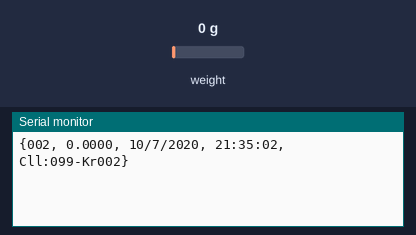
Recording of a sketch running on a simulated Arduino Uno, built with avr-gcc and run on an emulated ATmega328P. Shown: the last lines printed to the serial monitor. The inputs (shaded band) are chosen by the test bench; at power-on: weight on the scale 0 g.

Above: at 3.2 s.
3.3 s: weight on the scale set to 100 g
At 4.6 s:
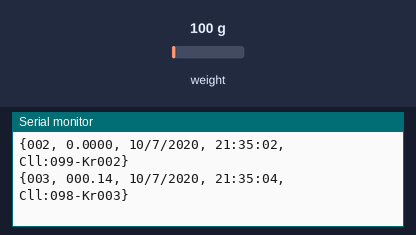
4.8 s: weight on the scale set to 1250 g
At 7.3 s:
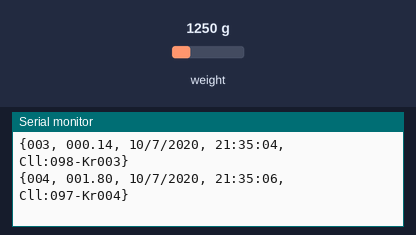
Timing chart, 0 to 8.8 s (numbered marks = the images above; inputs shaded):
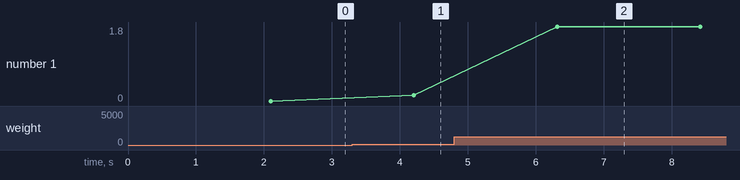

Measured:
- after the input at 3.3 s, the serial monitor: prints a new line after 0.91 s (image 1)
- after the input at 4.8 s, the serial monitor: prints a new line after 1.5 s (image 2)
- plotted number 1: 0 → 0.14 after the input at 3.3 s, 0.14 → 1.8 after the input at 4.8 s

The sketch:

pesos.ino
```cpp
#include "HX711.h"
#include <Time.h>

#define DOUT  3
#define CLK  2

HX711 scale;

float calibration_factor = -50050; //-7050 worked for my 440lb max scale setup
int idContenedor = 1;
int direccionCll = 100; int direccionKr = 1;

void setup() {
  Serial.begin(9600);
  //Serial.println("HX711 calibration sketch");
  //Serial.println("Remove all weight from scale");
  //Serial.println("After readings begin, place known weight on scale");
  //Serial.println("Press + or a to increase calibration factor");
  //Serial.println("Press - or z to decrease calibration factor");
  setTime(21,35,00,40,06,2020);

  scale.begin(DOUT, CLK);
  scale.set_scale();
  scale.tare(); //Reset the scale to 0

  long zero_factor = scale.read_average(); //Get a baseline reading
  //Serial.print("Zero factor: "); //This can be used to remove the need to tare the scale. Useful in permanent scale projects.
  //Serial.println(zero_factor);
}

void loop() {

  scale.set_scale(calibration_factor); //Adjust to this calibration factor
  if (idContenedor < 100)
    {idContenedor++; direccionCll--; direccionKr++;}
  else if (idContenedor == 100)
    {idContenedor = 1; direccionKr = 1; direccionCll = 100;}
  String idC = String(idContenedor);


  String Cll = String(direccionCll); String Kr = String(direccionKr);
  int  peso = scale.get_units()*100;
  double pesoo = peso;

  time_t t = now();
  Serial.print("{");
  if (idContenedor >= 10 && idContenedor <100)
  {Serial.print("0"+idC);}
  else if (idContenedor < 10)
  {Serial.print("00"+idC);}
  else if (idContenedor == 100)
  {Serial.print(idC);}
  Serial.print(", ");
  if(pesoo*0.0144 != 0)
  {/*Serial.print(String(abs(pesoo*0.0144)));*/
  if(pesoo*0.0144 < 10)
  {Serial.print("00"+String(abs(pesoo*0.0144)));}
  else if (pesoo*0.0144 >= 10 && pesoo*0.0144 < 100)
  {Serial.print("0"+String(abs(pesoo*0.0144)));}
  else if (pesoo*0.0144 >= 100)
  {Serial.print(String(abs(pesoo*0.0144)));}}
  else if (pesoo*0.0144 == 0)
  {Serial.print("0.0000");}

  Serial.print(", ");
  Serial.print(String(day(t)));
  Serial.print(+ "/") ;
  Serial.print(String(month(t)));
  Serial.print(+ "/") ;
  Serial.print(String(year(t)));
  Serial.print( ", ") ;
  Serial.print(String(hour(t)));
  Serial.print(+ ":") ;
  Serial.print(String(minute(t)));
  Serial.print(":") ;
  if(second(t) >= 10)
  {Serial.print(String(second(t)));}
  else if (second(t) <10)
  {Serial.print("0"+String(second(t)));}
  Serial.print(", ");
  Serial.print("Cll:");
  if (direccionCll < 10)
  {Serial.print("00"+Cll);}                 //+"-Kr:"+Kr);
  else if (direccionCll >= 10 && direccionCll !=100)
  {Serial.print("0"+Cll);}
  else if (direccionCll == 100)
  {Serial.print(Cll);}
  Serial.print("-Kr");
  if(direccionKr < 10)
  {Serial.print("00"+Kr);}
  else if(direccionKr >= 10 && direccionKr != 100)
  {Serial.print("0"+Kr);}
  else if(direccionKr == 100)
  {Serial.print(Kr);}
  Serial.println("}");
  delay(2000);

  if(Serial.available())
  {
    char temp = Serial.read();
    if(temp == '+' || temp == 'a')
      calibration_factor += 10;
    else if(temp == '-' || temp == 'z')
      calibration_factor -= 10;
  }
}
```
